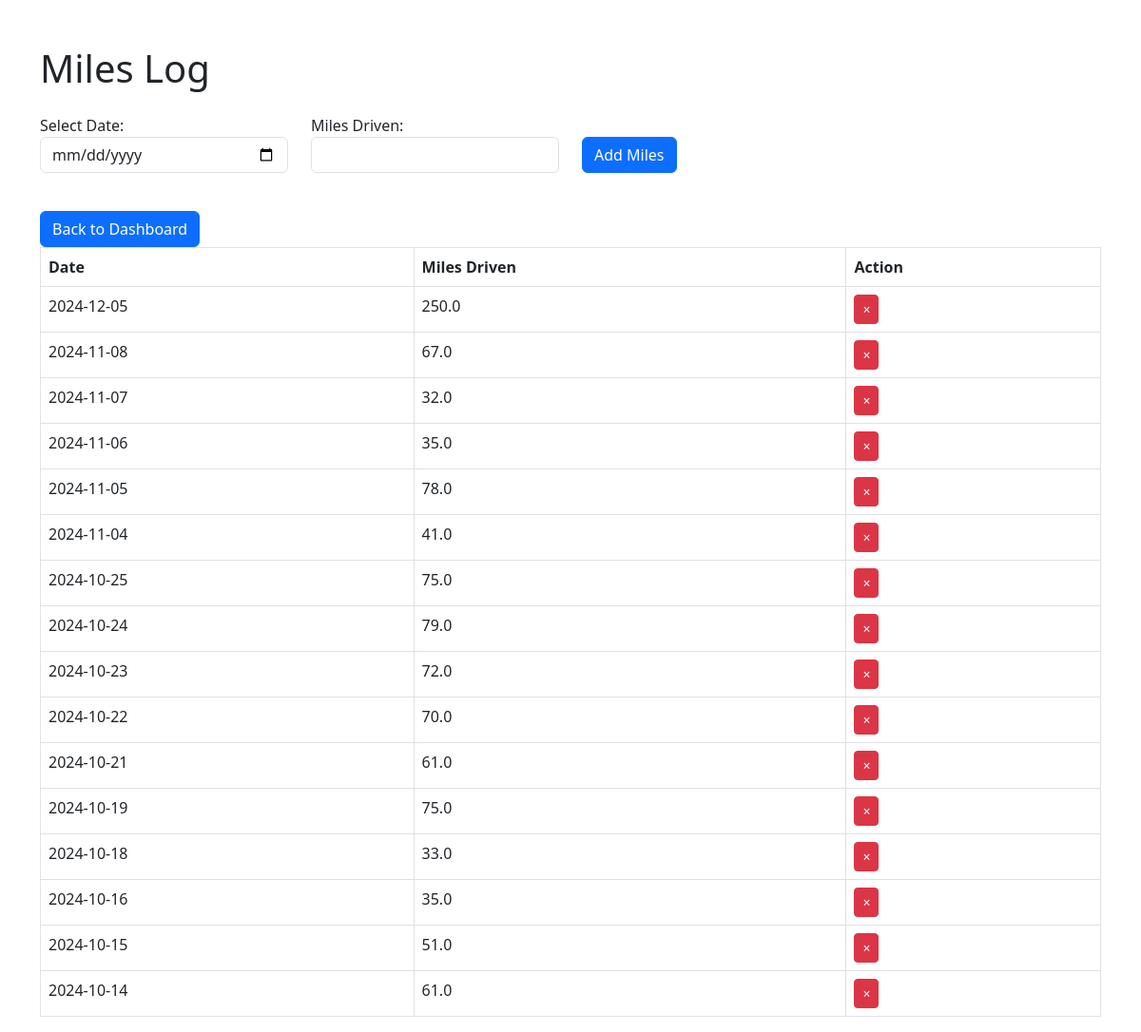
The app's page /miles-log (signed in), older data.
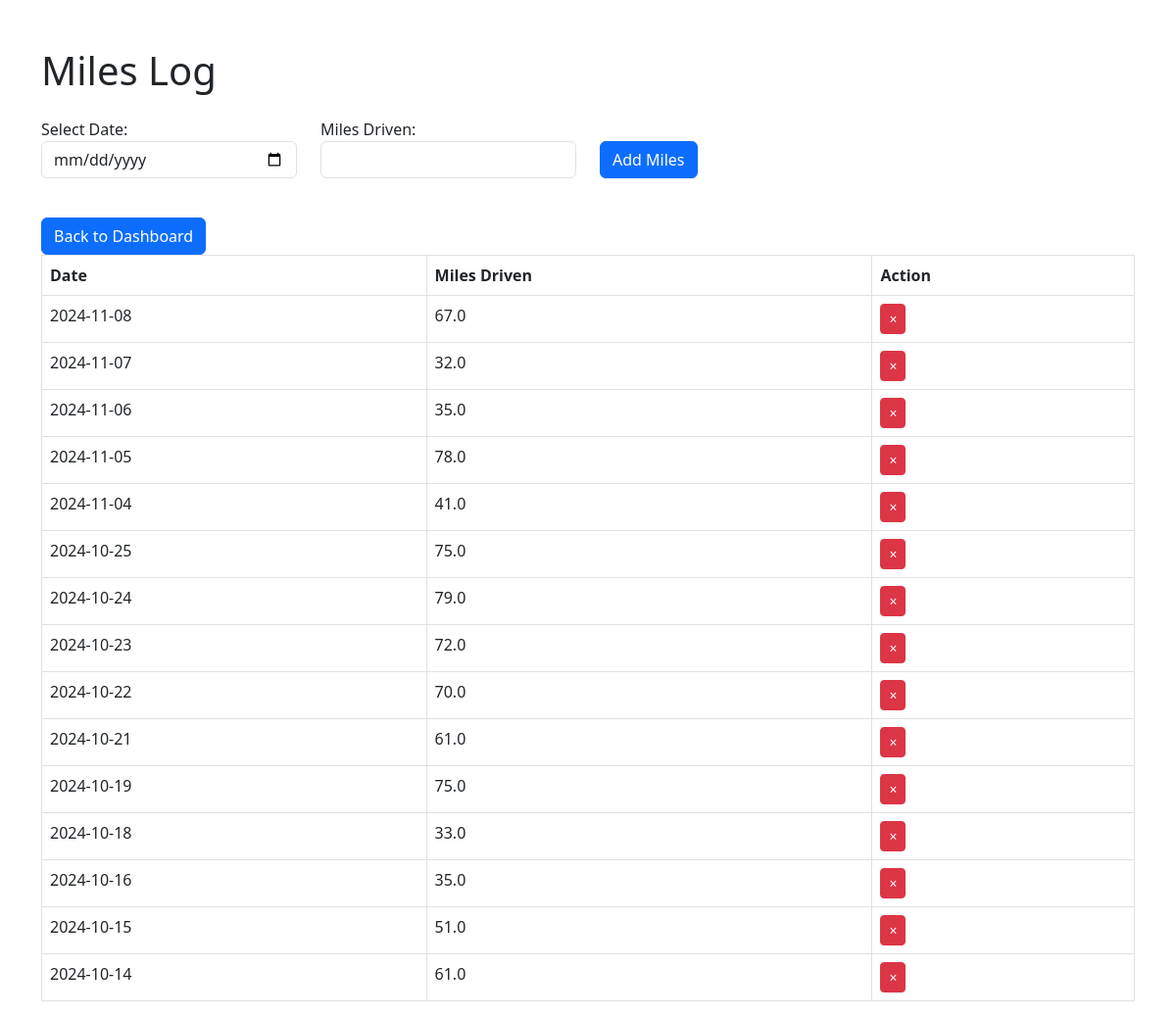
The same page, newer data.
### tables this page shows
CREATE TABLE MilesLog (
    miles_id INTEGER PRIMARY KEY,
    employee_id INTEGER NOT NULL,
    week_id INTEGER,
    miles_date DATE NOT NULL,
    miles_driven REAL NOT NULL,
    FOREIGN KEY (employee_id) REFERENCES Employee(employee_id),
    FOREIGN KEY (week_id) REFERENCES WeekLog(week_id)
);

### app.py (the view)
@app.route("/miles-log", methods=["GET"])
def miles_log():
    if "employee_id" not in session:
        return redirect(url_for("login"))
    db = get_db()
    cursor = db.cursor()
    cursor.execute(
        """
        SELECT miles_id, week_id, miles_date, miles_driven
        FROM MilesLog
        WHERE employee_id = ?
        ORDER BY miles_date DESC

        """,
        (session["employee_id"],)
    )
    miles_data = cursor.fetchall()
    return render_template("miles_log.html", miles_data=miles_data)

### app.py (called while the page is built)
def get_db():
    db = sqlite3.connect("PunchCardSystem.db")
    db.row_factory = sqlite3.Row
    return db

@app.teardown_appcontext
def close_connection(exception):
    db = getattr(g, "_database", None)
    if db is not None:
        db.close()

### templates/miles_log.html (shortened to what this page needs)
<!DOCTYPE html>
<html>
<head>
    <link href="https://cdn.jsdelivr.net/npm/bootstrap@5.3.0-alpha1/dist/css/bootstrap.min.css" rel="stylesheet">
</head>
<body>
    <div class="container mt-5">
        <h1 class="mb-4">Miles Log</h1>
        <form action="{{ url_for('add_miles') }}" method="POST" class="mb-4">
            <div class="row">
                <div class="col-md-3">
                    <label for="date">Select Date:</label>
                    <input type="date" id="date" name="miles_date" class="form-control" required>
                </div>
                <div class="col-md-3">
                    <label for="miles">Miles Driven:</label>
                    <input type="number" id="miles" name="miles_driven" class="form-control" required>
                </div>
                <div class="col-md-3 align-self-end">
                    <button type="submit" class="btn btn-primary">Add Miles</button>
                </div>
            </div>
        </form>
        <a href="{{ url_for('employee_dashboard') }}" class="btn btn-primary mt-3">Back to Dashboard</a>
        <table class="table table-bordered">
            <thead>
                <tr>
                    <th>Date</th>
                    <th>Miles Driven</th>
                    <th>Action</th>
                </tr>
            </thead>
            <tbody>
                {% for log in miles_data %}
                <tr>
                    <td>{{ log["miles_date"] }}</td>
                    <td>{{ log["miles_driven"] }}</td>
                    <td>
                        <form action="{{ url_for('delete_miles', miles_id=log['miles_id']) }}" method="POST" class="d-inline">
                            <button type="submit" class="btn btn-sm btn-danger">&times;</button>
                        </form>
                    </td>
                </tr>
                {% else %}
                <tr>
                    <td colspan="3" class="text-center">No miles recorded.</td>
                </tr>
                {% endfor %}
            </tbody>
        </table>
    </div>
</body>
</html>

Row changes from the older to the newer data that the page shows:
removed MilesLog: miles_date "2024-12-05", miles_driven "250.0"
